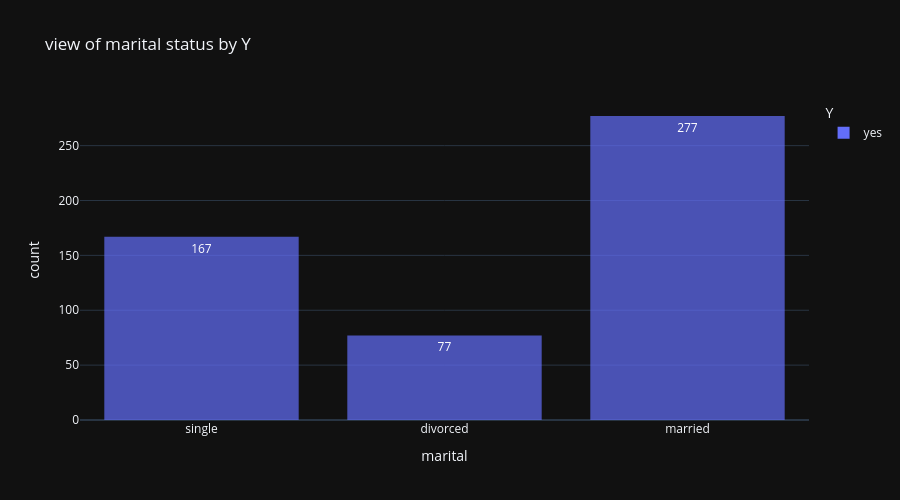

Notebook code for this chart:
### Code cell
# visualizing customer marital status vs subscription "y"

fig = px.histogram(
    marital_yes, 
    x="marital", 
    color="y", 
    height=500,
    text_auto=True,
    opacity=0.7, 
    title="view of marital status by Y", template = "plotly_dark",
    labels={"age": "Age", "y": "Y"}
)
fig.show()

### Figure 1 — Plotly figure (JSON) as saved in the notebook; plotly's stock layout.template omitted (floating-point values rounded to 4 significant figures; data arrays with more than 128 entries replaced by an {"elided": "..."} marker saying what was removed)
{"data": [{"bingroup": "x", "hovertemplate": "Y=yes<br>marital=%{x}<br>count=%{y}<extra></extra>", "legendgroup": "yes", "marker": {"color": "#636efa", "opacity": 0.7, "pattern": {"shape": ""}}, "name": "yes", "orientation": "v", "showlegend": true, "texttemplate": "%{value}", "type": "histogram", "x": {"elided": "521 str values"}, "xaxis": "x", "yaxis": "y"}], "layout": {"barmode": "relative", "height": 500, "legend": {"title": {"text": "Y"}, "tracegroupgap": 0}, "title": {"text": "view of marital status by Y"}, "xaxis": {"anchor": "y", "domain": [0, 1], "title": {"text": "marital"}}, "yaxis": {"anchor": "x", "domain": [0, 1], "title": {"text": "count"}}}}
